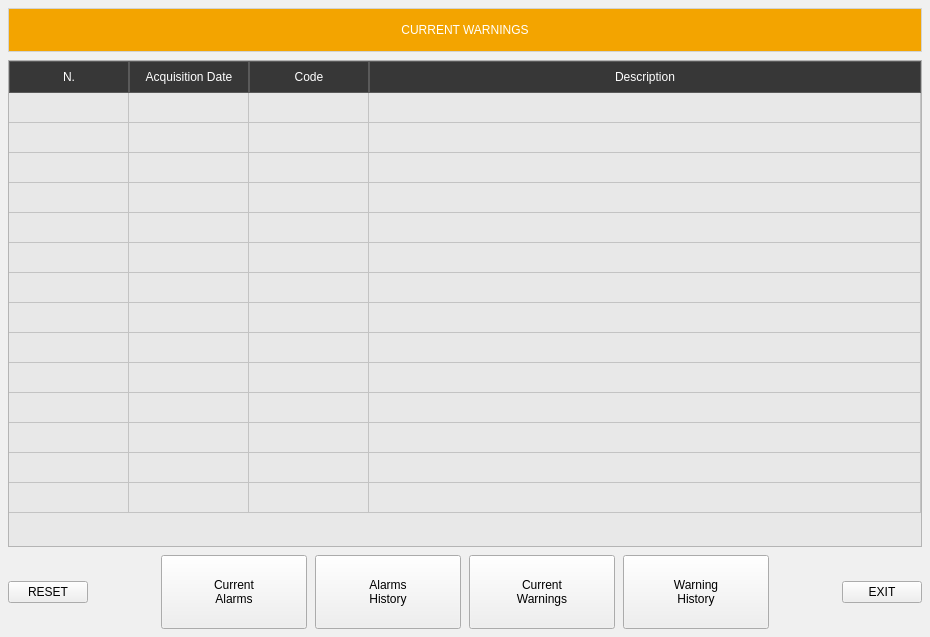
<?xml version="1.0" encoding="UTF-8"?>
<ui version="4.0">
 <class>AlarmsWarningsDialog</class>
 <widget class="QDialog" name="AlarmsWarningsDialog">
  <property name="geometry">
   <rect>
    <x>0</x>
    <y>0</y>
    <width>930</width>
    <height>637</height>
   </rect>
  </property>
  <property name="windowTitle">
   <string>Current Warnings</string>
  </property>
  <property name="styleSheet">
   <string notr="true">QDialog {
    background-color: rgb(240, 240, 240);
}
QLabel#titleLabel {
    background-color: rgb(243, 164, 0);
    color: rgb(255, 255, 255);
    font: 700 18pt &quot;Arial&quot;;
    border: 1px solid rgb(210, 210, 210);
}
QTableWidget {
    background-color: rgb(232, 232, 232);
    gridline-color: rgb(195, 195, 195);
    selection-background-color: rgb(230, 211, 191);
    selection-color: rgb(0, 0, 0);
    border: 1px solid rgb(180, 180, 180);
}
QHeaderView::section {
    background-color: rgb(55, 55, 55);
    color: rgb(255, 255, 255);
    padding: 6px;
    border: 1px solid rgb(90, 90, 90);
    font: 700 11pt &quot;Arial&quot;;
}
</string>
  </property>
  <layout class="QVBoxLayout" name="mainLayout">
   <property name="spacing">
    <number>8</number>
   </property>
   <property name="leftMargin">
    <number>8</number>
   </property>
   <property name="topMargin">
    <number>8</number>
   </property>
   <property name="rightMargin">
    <number>8</number>
   </property>
   <property name="bottomMargin">
    <number>8</number>
   </property>
   <item>
    <widget class="QLabel" name="titleLabel">
     <property name="minimumSize">
      <size>
       <width>0</width>
       <height>44</height>
      </size>
     </property>
     <property name="text">
      <string>CURRENT WARNINGS</string>
     </property>
     <property name="alignment">
      <set>Qt::AlignmentFlag::AlignCenter</set>
     </property>
     <property name="alarmMode" stdset="0">
      <string>alarms_current</string>
     </property>
    </widget>
   </item>
   <item>
    <widget class="QTableWidget" name="messagesTableWidget">
     <property name="editTriggers">
      <set>QAbstractItemView::EditTrigger::NoEditTriggers</set>
     </property>
     <property name="alternatingRowColors">
      <bool>false</bool>
     </property>
     <property name="selectionMode">
      <enum>QAbstractItemView::SelectionMode::SingleSelection</enum>
     </property>
     <property name="selectionBehavior">
      <enum>QAbstractItemView::SelectionBehavior::SelectRows</enum>
     </property>
     <property name="showGrid">
      <bool>true</bool>
     </property>
     <property name="rowCount">
      <number>14</number>
     </property>
     <property name="columnCount">
      <number>4</number>
     </property>
     <attribute name="horizontalHeaderDefaultSectionSize">
      <number>120</number>
     </attribute>
     <attribute name="horizontalHeaderHighlightSections">
      <bool>false</bool>
     </attribute>
     <attribute name="horizontalHeaderStretchLastSection">
      <bool>true</bool>
     </attribute>
     <attribute name="verticalHeaderVisible">
      <bool>false</bool>
     </attribute>
     <row/>
     <row/>
     <row/>
     <row/>
     <row/>
     <row/>
     <row/>
     <row/>
     <row/>
     <row/>
     <row/>
     <row/>
     <row/>
     <row/>
     <column>
      <property name="text">
       <string>N.</string>
      </property>
     </column>
     <column>
      <property name="text">
       <string>Acquisition Date</string>
      </property>
     </column>
     <column>
      <property name="text">
       <string>Code</string>
      </property>
     </column>
     <column>
      <property name="text">
       <string>Description</string>
      </property>
     </column>
     <item row="0" column="0">
      <property name="text">
       <string/>
      </property>
      <property name="textAlignment">
       <set>AlignCenter</set>
      </property>
     </item>
     <item row="0" column="1">
      <property name="text">
       <string/>
      </property>
     </item>
     <item row="0" column="2">
      <property name="text">
       <string/>
      </property>
      <property name="textAlignment">
       <set>AlignCenter</set>
      </property>
     </item>
     <item row="0" column="3">
      <property name="text">
       <string/>
      </property>
     </item>
    </widget>
   </item>
   <item>
    <layout class="QHBoxLayout" name="footerLayout">
     <property name="spacing">
      <number>8</number>
     </property>
     <item>
      <widget class="QPushButton" name="resetButton">
       <property name="minimumSize">
        <size>
         <width>0</width>
         <height>0</height>
        </size>
       </property>
       <property name="text">
        <string>RESET</string>
       </property>
       <property name="autoDefault">
        <bool>false</bool>
       </property>
      </widget>
     </item>
     <item>
      <spacer name="leftSpacer">
       <property name="orientation">
        <enum>Qt::Orientation::Horizontal</enum>
       </property>
       <property name="sizeHint" stdset="0">
        <size>
         <width>40</width>
         <height>20</height>
        </size>
       </property>
      </spacer>
     </item>
     <item>
      <layout class="QHBoxLayout" name="centerButtonsLayout">
       <property name="spacing">
        <number>8</number>
       </property>
       <item>
        <widget class="QPushButton" name="modeAlarmsCurrentButton">
         <property name="minimumSize">
          <size>
           <width>146</width>
           <height>74</height>
          </size>
         </property>
         <property name="text">
          <string>Current
Alarms</string>
         </property>
         <property name="autoDefault">
          <bool>false</bool>
         </property>
        </widget>
       </item>
       <item>
        <widget class="QPushButton" name="modeAlarmsHistoryButton">
         <property name="minimumSize">
          <size>
           <width>146</width>
           <height>74</height>
          </size>
         </property>
         <property name="text">
          <string>Alarms
History</string>
         </property>
         <property name="autoDefault">
          <bool>false</bool>
         </property>
        </widget>
       </item>
       <item>
        <widget class="QPushButton" name="modeWarningsCurrentButton">
         <property name="minimumSize">
          <size>
           <width>146</width>
           <height>74</height>
          </size>
         </property>
         <property name="text">
          <string>Current
Warnings</string>
         </property>
         <property name="autoDefault">
          <bool>false</bool>
         </property>
        </widget>
       </item>
       <item>
        <widget class="QPushButton" name="modeWarningsHistoryButtonButton">
         <property name="minimumSize">
          <size>
           <width>146</width>
           <height>74</height>
          </size>
         </property>
         <property name="text">
          <string>Warning
History</string>
         </property>
         <property name="autoDefault">
          <bool>false</bool>
         </property>
        </widget>
       </item>
      </layout>
     </item>
     <item>
      <spacer name="rightSpacer">
       <property name="orientation">
        <enum>Qt::Orientation::Horizontal</enum>
       </property>
       <property name="sizeHint" stdset="0">
        <size>
         <width>40</width>
         <height>20</height>
        </size>
       </property>
      </spacer>
     </item>
     <item>
      <widget class="QPushButton" name="exitButton">
       <property name="minimumSize">
        <size>
         <width>0</width>
         <height>0</height>
        </size>
       </property>
       <property name="text">
        <string>EXIT</string>
       </property>
       <property name="autoDefault">
        <bool>false</bool>
       </property>
      </widget>
     </item>
    </layout>
   </item>
  </layout>
 </widget>
 <resources/>
 <connections/>
</ui>
